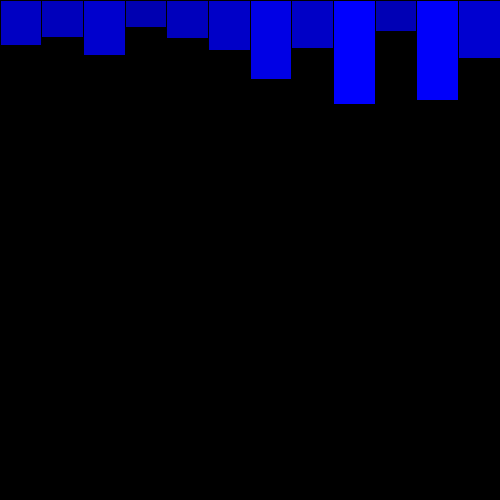
Frame 1 (no input)
Frame 60 (the mouse pressed at the canvas centre just before this capture): identical to frame 1, image omitted
Frame 120 (the mouse held since frame 60 and released just before this capture): identical to frame 1, image omitted

The Processing sketch that drew this single still picture (run headless with seeded random() and noise(); from frame 60 on, the mouse is pressed at the canvas centre):

// Processing sketch: Lecture1
// ── Lecture1.pde
//Arrays.
//Arrays are always bound checked, i.e will crash if tries to read one number over the last

void setup()
{
  size(500, 500);
  background(0);
  int i;
  float t;
  int tot;
  
  t = sum (rainFall);
  tot = mini (rainFall);
  
  println (t);
  println (tot);
  
  boxSize = ((float)width / (float)rainFall.length);
}//end setup 

//float[] rainFall = new float[12]; new is like malloc in C and array set to 0s as default.
float boxSize;
float[] rainFall = {45, 37, 55, 27, 38, 50, 79, 48, 104, 31, 100, 58};
String[] months = {
 "January",
 "Februray",
 "March",
 "April",
 "May",
 "June",
 "July",
 "August",
 "September",
 "October",
 "November",
 "December" }; //end string array
 
void draw()
{
  float x = 0;
  float y = 0;
  float h = 0;
  int colour = 0;
  stroke(0);
  
  for (int i = 0 ; i < rainFall.length ; i++)
  {
    colour = (int)rainFall[i];
    fill(0, 0, colour + 150);
    h = rainFall[i];
    rect(x, y, boxSize, h);
    x +=  boxSize;
  }//end for 
}//end draw

float sum (float[] rain)
{
  float rainTotal = 0;
  
  for (int i = 0; i < rain.length ; i++)
  {
    rainTotal += rain[i];
  }//end for 
  return rainTotal;
}//end sum 

int mini (float[] rain)
{
  float min = rain[0];
  int index = 0;
  
  for (int i = 0; i < rain.length ; i++)
  {
    if (rain[i] < min)
    {
      min = rain[i];
      index  = i;
    }//end if 
  }//end for 
  
  return index;
}//end min 
